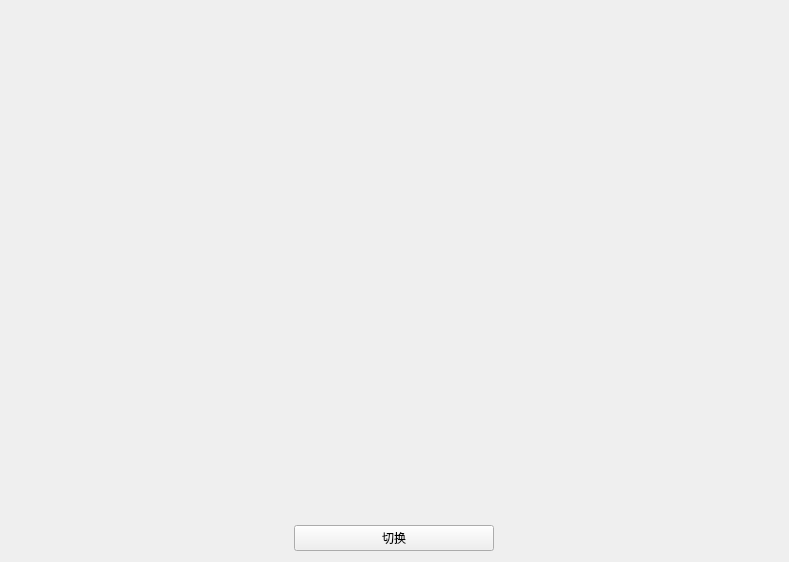
<?xml version="1.0" encoding="UTF-8"?>
<ui version="4.0">
 <class>TTKTransitionAnimationWindow</class>
 <widget class="QMainWindow" name="TTKTransitionAnimationWindow">
  <property name="geometry">
   <rect>
    <x>0</x>
    <y>0</y>
    <width>789</width>
    <height>562</height>
   </rect>
  </property>
  <property name="windowTitle">
   <string>TTKTransitionAnimationWindow</string>
  </property>
  <widget class="QWidget" name="centralWidget">
   <layout class="QVBoxLayout" name="verticalLayout">
    <item>
     <widget class="TTKTransitionAnimationLabel" name="label">
      <property name="text">
       <string/>
      </property>
     </widget>
    </item>
    <item alignment="Qt::AlignHCenter">
     <widget class="QPushButton" name="pushButton">
      <property name="minimumSize">
       <size>
        <width>200</width>
        <height>0</height>
       </size>
      </property>
      <property name="maximumSize">
       <size>
        <width>200</width>
        <height>16777215</height>
       </size>
      </property>
      <property name="text">
       <string>切换</string>
      </property>
     </widget>
    </item>
   </layout>
  </widget>
 </widget>
 <layoutdefault spacing="6" margin="11"/>
 <customwidgets>
  <customwidget>
   <class>TTKTransitionAnimationLabel</class>
   <extends>QLabel</extends>
   <header>ttktransitionanimationlabel.h</header>
  </customwidget>
 </customwidgets>
 <resources/>
 <connections/>
</ui>
